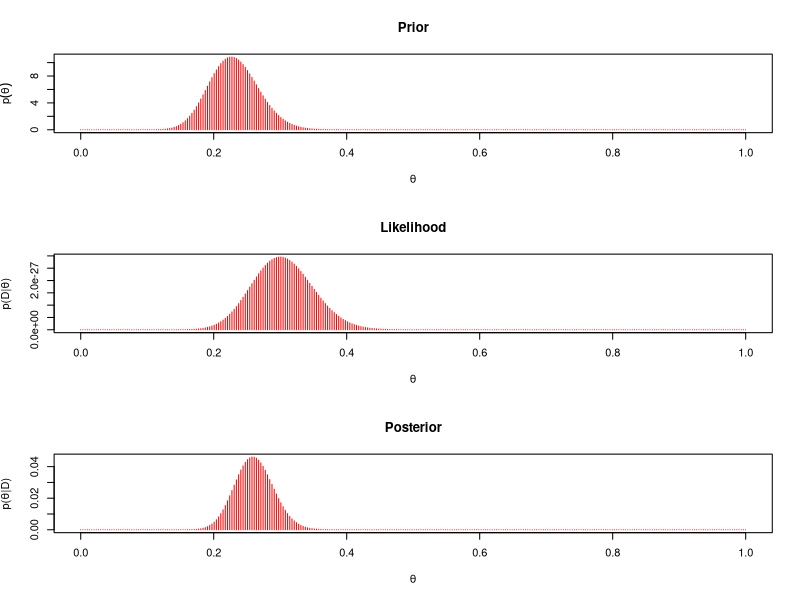

Generate this figure with R:
# Data
z = 30 
N = 100  

# Prior  
Theta = seq(0, 1, len=300) 
#prior = dnorm(Theta, mean=.7, sd = .1)
prior = dbeta(Theta, 30, 100)

# Likelihood  
likelihood = Theta^z * (1-Theta)^(N-z) # Bernoulli likelihood  

# Posterior  
evidence = sum( likelihood * prior )  
posterior = likelihood * prior / evidence # Bayes' rule!  

### Plotting

par(mfrow=c(3,1)) 

# plot prior  
plot(Theta , prior,   
     type="h", lwd=1, main="Prior",  
     xlim=c(0,1) , xlab=bquote(theta),  
     #ylim=c(0,1.1*max(posterior)),   
     ylab=bquote(p(theta)),  
     col="red")  

# plot Likelihood  
plot( Theta , likelihood ,   
      type="h" , lwd=1 , main="Likelihood",  
      xlim=c(0,1) , xlab=bquote(theta),  
      #ylim=c(0,1.1*max(likelihood)),   
      ylab=bquote(paste("p(D|",theta,")")),  
      col="red" )  


# plot posterior  
plot( Theta , posterior,   
      type="h" , lwd=1 , main="Posterior" ,  
      xlim=c(0,1) , xlab=bquote(theta),  
      #ylim=c(0,1.1*max(posterior)),   
      ylab=bquote(paste("p(",theta,"|D)")),  
      col="red") 
